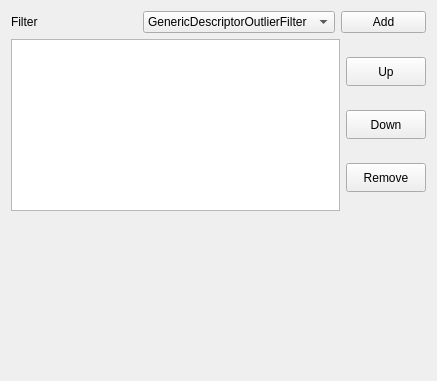
<?xml version="1.0" encoding="UTF-8"?>
<ui version="4.0">
 <class>pqOutlierFilterListWidget</class>
 <widget class="QWidget" name="pqOutlierFilterListWidget">
  <property name="geometry">
   <rect>
    <x>0</x>
    <y>0</y>
    <width>437</width>
    <height>381</height>
   </rect>
  </property>
  <property name="windowTitle">
   <string>QOutlierFilterListWidget</string>
  </property>
  <layout class="QVBoxLayout" name="verticalLayout_6">
   <item>
    <layout class="QHBoxLayout" name="horizontalLayout_5">
     <item>
      <widget class="QLabel" name="outlierFilterTypeLabel">
       <property name="text">
        <string>Filter</string>
       </property>
      </widget>
     </item>
     <item>
      <widget class="QComboBox" name="outlierFilterTypeComboBox">
       <item>
        <property name="text">
         <string>GenericDescriptorOutlierFilter</string>
        </property>
       </item>
       <item>
        <property name="text">
         <string>MaxDistOutlierFilter</string>
        </property>
       </item>
       <item>
        <property name="text">
         <string>MedianDistOutlierFilter</string>
        </property>
       </item>
       <item>
        <property name="text">
         <string>MinDistOutlierFilter</string>
        </property>
       </item>
       <item>
        <property name="text">
         <string>NullOutlierFilter</string>
        </property>
       </item>
       <item>
        <property name="text">
         <string>SurfaceNormalOutlierFilter</string>
        </property>
       </item>
       <item>
        <property name="text">
         <string>TrimmedDistOutlierFilter</string>
        </property>
       </item>
       <item>
        <property name="text">
         <string>VarTrimmedDistOutlierFilter</string>
        </property>
       </item>
      </widget>
     </item>
     <item>
      <widget class="QPushButton" name="outlierFilterAddPushButton">
       <property name="maximumSize">
        <size>
         <width>85</width>
         <height>29</height>
        </size>
       </property>
       <property name="text">
        <string>Add</string>
       </property>
      </widget>
     </item>
    </layout>
   </item>
   <item>
    <layout class="QHBoxLayout" name="horizontalLayout_6">
     <item>
      <widget class="QListWidget" name="outlierFilterListWidget"/>
     </item>
     <item>
      <layout class="QVBoxLayout" name="verticalLayout_5">
       <item>
        <widget class="QPushButton" name="outlierFilterUpPushButton">
         <property name="maximumSize">
          <size>
           <width>85</width>
           <height>29</height>
          </size>
         </property>
         <property name="text">
          <string>Up</string>
         </property>
        </widget>
       </item>
       <item>
        <widget class="QPushButton" name="outlierFilterDownPushButton">
         <property name="maximumSize">
          <size>
           <width>85</width>
           <height>29</height>
          </size>
         </property>
         <property name="text">
          <string>Down</string>
         </property>
        </widget>
       </item>
       <item>
        <widget class="QPushButton" name="outlierFilterRemovePushButton">
         <property name="maximumSize">
          <size>
           <width>85</width>
           <height>29</height>
          </size>
         </property>
         <property name="text">
          <string>Remove</string>
         </property>
        </widget>
       </item>
      </layout>
     </item>
    </layout>
   </item>
   <item>
    <widget class="QStackedWidget" name="outlierFilterOptionStackedWidget">
     <property name="sizePolicy">
      <sizepolicy hsizetype="Preferred" vsizetype="Minimum">
       <horstretch>0</horstretch>
       <verstretch>0</verstretch>
      </sizepolicy>
     </property>
     <property name="currentIndex">
      <number>4</number>
     </property>
     <widget class="QWidget" name="outlierFilterGenericDescriptorPage">
      <layout class="QFormLayout" name="formLayout_18">
       <item row="0" column="0">
        <widget class="QLabel" name="outlierFilterGenericDescriptorSourceLabel">
         <property name="text">
          <string>Source</string>
         </property>
        </widget>
       </item>
       <item row="0" column="1">
        <widget class="QComboBox" name="outlierFilterGenericDescriptorSourceComboBox">
         <item>
          <property name="text">
           <string>reference</string>
          </property>
         </item>
         <item>
          <property name="text">
           <string>reading</string>
          </property>
         </item>
        </widget>
       </item>
       <item row="1" column="0">
        <widget class="QLabel" name="outlierFilterGenericDescriptorDescriptorLabel">
         <property name="text">
          <string>Descriptor</string>
         </property>
        </widget>
       </item>
       <item row="1" column="1">
        <widget class="QLineEdit" name="outlierFilterGenericDescriptorDescriptorLineEdit"/>
       </item>
       <item row="2" column="0">
        <widget class="QLabel" name="outlierFilterGenericDescriptorThresholdLabel">
         <property name="text">
          <string>Threshold</string>
         </property>
        </widget>
       </item>
       <item row="2" column="1">
        <widget class="QDoubleSpinBox" name="outlierFilterGenericDescriptorThresholdDoubleSpinBox">
         <property name="decimals">
          <number>6</number>
         </property>
         <property name="minimum">
          <double>0.000001000000000</double>
         </property>
         <property name="maximum">
          <double>999999999.999999046325684</double>
         </property>
         <property name="value">
          <double>0.100000000000000</double>
         </property>
        </widget>
       </item>
       <item row="3" column="0" colspan="2">
        <widget class="QCheckBox" name="outlierFilterGenericDescriptorSoftThresholdCheckBox">
         <property name="text">
          <string>Soft Threshold</string>
         </property>
        </widget>
       </item>
       <item row="4" column="0" colspan="2">
        <widget class="QCheckBox" name="outlierFilterGenericDescriptorLargerThanCheckBox">
         <property name="text">
          <string>Use Larger Than Threshold</string>
         </property>
         <property name="checked">
          <bool>true</bool>
         </property>
        </widget>
       </item>
      </layout>
     </widget>
     <widget class="QWidget" name="outlierFilterMaxDistPage">
      <layout class="QFormLayout" name="formLayout_19">
       <item row="0" column="0">
        <widget class="QLabel" name="outlierFilterMaxDistMaxDistLabel">
         <property name="text">
          <string>Max Dist</string>
         </property>
        </widget>
       </item>
       <item row="0" column="1">
        <widget class="QDoubleSpinBox" name="outlierFilterMaxDistMaxDistDoubleSpinBox">
         <property name="decimals">
          <number>6</number>
         </property>
         <property name="minimum">
          <double>0.000001000000000</double>
         </property>
         <property name="maximum">
          <double>999999999.999999046325684</double>
         </property>
         <property name="value">
          <double>1.000000000000000</double>
         </property>
        </widget>
       </item>
      </layout>
     </widget>
     <widget class="QWidget" name="outlierFilterMedianDistPage">
      <layout class="QFormLayout" name="formLayout_20">
       <item row="0" column="0">
        <widget class="QLabel" name="outlierFilterMedianDistFactorLabel">
         <property name="text">
          <string>Factor</string>
         </property>
        </widget>
       </item>
       <item row="0" column="1">
        <widget class="QDoubleSpinBox" name="outlierFilterMedianDistFactorDoubleSpinBox">
         <property name="decimals">
          <number>6</number>
         </property>
         <property name="minimum">
          <double>0.000001000000000</double>
         </property>
         <property name="maximum">
          <double>999999999.999999046325684</double>
         </property>
         <property name="value">
          <double>3.000000000000000</double>
         </property>
        </widget>
       </item>
      </layout>
     </widget>
     <widget class="QWidget" name="outlierFilterMinDistPage">
      <layout class="QFormLayout" name="formLayout_21">
       <item row="0" column="0">
        <widget class="QLabel" name="outlierFilterMinDistMinDistLabel">
         <property name="text">
          <string>Min Dist</string>
         </property>
        </widget>
       </item>
       <item row="0" column="1">
        <widget class="QDoubleSpinBox" name="outlierFilterMinDistMinDistDoubleSpinBox">
         <property name="decimals">
          <number>6</number>
         </property>
         <property name="minimum">
          <double>0.000001000000000</double>
         </property>
         <property name="maximum">
          <double>999999999.999999046325684</double>
         </property>
         <property name="value">
          <double>1.000000000000000</double>
         </property>
        </widget>
       </item>
      </layout>
     </widget>
     <widget class="QWidget" name="outlierFilterNullPage">
      <property name="sizePolicy">
       <sizepolicy hsizetype="Preferred" vsizetype="Minimum">
        <horstretch>0</horstretch>
        <verstretch>0</verstretch>
       </sizepolicy>
      </property>
     </widget>
     <widget class="QWidget" name="outlierFilterSurfaceNormalPage">
      <layout class="QFormLayout" name="formLayout_22">
       <item row="0" column="0">
        <widget class="QLabel" name="outlierFilterSurfaceNormalMaxAngleLabel">
         <property name="text">
          <string>Max Angle</string>
         </property>
        </widget>
       </item>
       <item row="0" column="1">
        <widget class="QDoubleSpinBox" name="outlierFilterSurfaceNormalMaxAngleDoubleSpinBox">
         <property name="decimals">
          <number>6</number>
         </property>
         <property name="maximum">
          <double>3.141600000000000</double>
         </property>
         <property name="singleStep">
          <double>0.100000000000000</double>
         </property>
         <property name="value">
          <double>1.570000000000000</double>
         </property>
        </widget>
       </item>
      </layout>
     </widget>
     <widget class="QWidget" name="outlierFilterTrimmedDistPage">
      <layout class="QFormLayout" name="formLayout_23">
       <item row="0" column="0">
        <widget class="QLabel" name="outlierFilterTrimmedDistRatioLabel">
         <property name="text">
          <string>Ratio</string>
         </property>
        </widget>
       </item>
       <item row="0" column="1">
        <widget class="QDoubleSpinBox" name="outlierFilterTrimmedDistRatioDoubleSpinBox">
         <property name="decimals">
          <number>6</number>
         </property>
         <property name="minimum">
          <double>0.000001000000000</double>
         </property>
         <property name="maximum">
          <double>1.000000000000000</double>
         </property>
         <property name="singleStep">
          <double>0.100000000000000</double>
         </property>
         <property name="value">
          <double>0.850000000000000</double>
         </property>
        </widget>
       </item>
      </layout>
     </widget>
     <widget class="QWidget" name="outlierFilterVarTrimmedDistPage">
      <layout class="QFormLayout" name="formLayout_24">
       <item row="0" column="0">
        <widget class="QLabel" name="outlierFilterVarTrimmedDistMinRatioLabel">
         <property name="text">
          <string>Min Ratio</string>
         </property>
        </widget>
       </item>
       <item row="0" column="1">
        <widget class="QDoubleSpinBox" name="outlierFilterVarTrimmedDistMinRatioDoubleSpinBox">
         <property name="decimals">
          <number>6</number>
         </property>
         <property name="minimum">
          <double>0.000001000000000</double>
         </property>
         <property name="maximum">
          <double>1.000000000000000</double>
         </property>
         <property name="singleStep">
          <double>0.010000000000000</double>
         </property>
         <property name="value">
          <double>0.050000000000000</double>
         </property>
        </widget>
       </item>
       <item row="1" column="0">
        <widget class="QLabel" name="outlierFilterVarTrimmedDistMaxRatioLabel">
         <property name="text">
          <string>Max Ratio</string>
         </property>
        </widget>
       </item>
       <item row="1" column="1">
        <widget class="QDoubleSpinBox" name="outlierFilterVarTrimmedDistMaxRatioDoubleSpinBox">
         <property name="decimals">
          <number>6</number>
         </property>
         <property name="minimum">
          <double>0.000001000000000</double>
         </property>
         <property name="maximum">
          <double>1.000000000000000</double>
         </property>
         <property name="singleStep">
          <double>0.010000000000000</double>
         </property>
         <property name="value">
          <double>0.990000000000000</double>
         </property>
        </widget>
       </item>
       <item row="2" column="0">
        <widget class="QLabel" name="outlierFilterVarTrimmedDistLambdaLabel">
         <property name="text">
          <string>Lambda</string>
         </property>
        </widget>
       </item>
       <item row="2" column="1">
        <widget class="QDoubleSpinBox" name="outlierFilterVarTrimmedDistLambdaDoubleSpinBox">
         <property name="decimals">
          <number>6</number>
         </property>
         <property name="minimum">
          <double>0.000000000000000</double>
         </property>
         <property name="maximum">
          <double>999999999.999999046325684</double>
         </property>
         <property name="value">
          <double>0.950000000000000</double>
         </property>
        </widget>
       </item>
      </layout>
     </widget>
    </widget>
   </item>
  </layout>
 </widget>
 <layoutdefault spacing="6" margin="11"/>
 <resources/>
 <connections/>
</ui>
